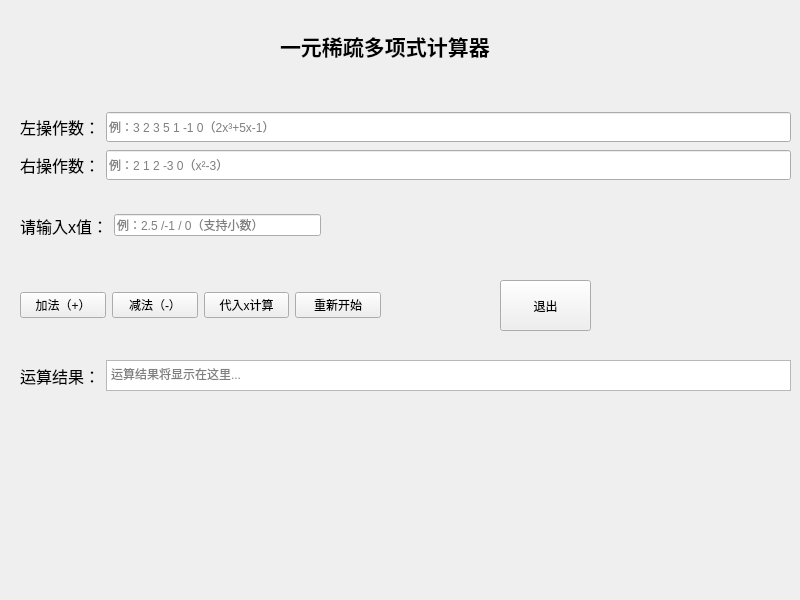
<?xml version="1.0" encoding="UTF-8"?>
<ui version="4.0">
 <class>Widget</class>
 <widget class="QWidget" name="Widget">
  <property name="geometry">
   <rect>
    <x>0</x>
    <y>0</y>
    <width>800</width>
    <height>600</height>
   </rect>
  </property>
  <property name="windowTitle">
   <string>Widget</string>
  </property>
  <widget class="QPushButton" name="btnQuit">
   <property name="geometry">
    <rect>
     <x>500</x>
     <y>280</y>
     <width>91</width>
     <height>51</height>
    </rect>
   </property>
   <property name="text">
    <string>退出</string>
   </property>
  </widget>
  <widget class="QLabel" name="labTitle">
   <property name="geometry">
    <rect>
     <x>280</x>
     <y>30</y>
     <width>211</width>
     <height>31</height>
    </rect>
   </property>
   <property name="font">
    <font>
     <family>微软雅黑</family>
     <pointsize>16</pointsize>
     <bold>true</bold>
    </font>
   </property>
   <property name="text">
    <string>一元稀疏多项式计算器</string>
   </property>
  </widget>
  <widget class="QWidget" name="">
   <property name="geometry">
    <rect>
     <x>20</x>
     <y>210</y>
     <width>301</width>
     <height>31</height>
    </rect>
   </property>
   <layout class="QHBoxLayout" name="horizontalLayout_3">
    <item>
     <widget class="QLabel" name="labX">
      <property name="font">
       <font>
        <pointsize>12</pointsize>
       </font>
      </property>
      <property name="text">
       <string>请输入x值：</string>
      </property>
     </widget>
    </item>
    <item>
     <widget class="QLineEdit" name="leX">
      <property name="inputMask">
       <string/>
      </property>
      <property name="placeholderText">
       <string>例：2.5 /-1 / 0（支持小数）</string>
      </property>
     </widget>
    </item>
   </layout>
  </widget>
  <widget class="QWidget" name="">
   <property name="geometry">
    <rect>
     <x>20</x>
     <y>360</y>
     <width>771</width>
     <height>31</height>
    </rect>
   </property>
   <layout class="QHBoxLayout" name="horizontalLayout_4">
    <item>
     <widget class="QLabel" name="labResult">
      <property name="font">
       <font>
        <pointsize>12</pointsize>
       </font>
      </property>
      <property name="text">
       <string>运算结果：</string>
      </property>
     </widget>
    </item>
    <item>
     <widget class="QTextEdit" name="teResult">
      <property name="readOnly">
       <bool>true</bool>
      </property>
      <property name="placeholderText">
       <string>运算结果将显示在这里...</string>
      </property>
     </widget>
    </item>
   </layout>
  </widget>
  <widget class="QWidget" name="">
   <property name="geometry">
    <rect>
     <x>20</x>
     <y>110</y>
     <width>771</width>
     <height>72</height>
    </rect>
   </property>
   <layout class="QVBoxLayout" name="verticalLayout">
    <item>
     <layout class="QHBoxLayout" name="horizontalLayout">
      <item>
       <widget class="QLabel" name="labLeftPoly">
        <property name="minimumSize">
         <size>
          <width>0</width>
          <height>0</height>
         </size>
        </property>
        <property name="font">
         <font>
          <pointsize>12</pointsize>
         </font>
        </property>
        <property name="text">
         <string>左操作数：</string>
        </property>
       </widget>
      </item>
      <item>
       <widget class="QLineEdit" name="leLeftPoly">
        <property name="minimumSize">
         <size>
          <width>280</width>
          <height>30</height>
         </size>
        </property>
        <property name="placeholderText">
         <string>例：3 2 3 5 1 -1 0（2x³+5x-1）</string>
        </property>
       </widget>
      </item>
     </layout>
    </item>
    <item>
     <layout class="QHBoxLayout" name="horizontalLayout_2">
      <item>
       <widget class="QLabel" name="labRightPoly">
        <property name="font">
         <font>
          <pointsize>12</pointsize>
         </font>
        </property>
        <property name="text">
         <string>右操作数：</string>
        </property>
       </widget>
      </item>
      <item>
       <widget class="QLineEdit" name="leRightPoly">
        <property name="minimumSize">
         <size>
          <width>280</width>
          <height>30</height>
         </size>
        </property>
        <property name="placeholderText">
         <string>例：2 1 2 -3 0（x²-3）</string>
        </property>
       </widget>
      </item>
     </layout>
    </item>
   </layout>
  </widget>
  <widget class="QWidget" name="">
   <property name="geometry">
    <rect>
     <x>20</x>
     <y>280</y>
     <width>361</width>
     <height>51</height>
    </rect>
   </property>
   <layout class="QHBoxLayout" name="horizontalLayout_5">
    <item>
     <widget class="QPushButton" name="btnAdd">
      <property name="text">
       <string>加法（+）</string>
      </property>
     </widget>
    </item>
    <item>
     <widget class="QPushButton" name="btnSub">
      <property name="text">
       <string>减法（-）</string>
      </property>
     </widget>
    </item>
    <item>
     <widget class="QPushButton" name="btnCalcX">
      <property name="text">
       <string>代入x计算</string>
      </property>
     </widget>
    </item>
    <item>
     <widget class="QPushButton" name="btnReset">
      <property name="text">
       <string>重新开始</string>
      </property>
     </widget>
    </item>
   </layout>
  </widget>
 </widget>
 <resources/>
 <connections/>
</ui>
